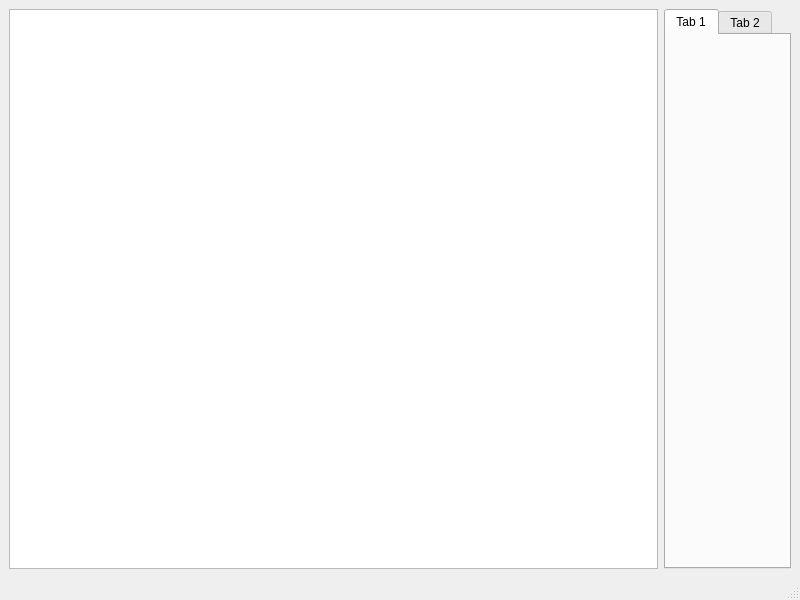
<?xml version="1.0" encoding="UTF-8"?>
<ui version="4.0">
 <class>MainWindow</class>
 <widget class="QMainWindow" name="MainWindow">
  <property name="geometry">
   <rect>
    <x>0</x>
    <y>0</y>
    <width>800</width>
    <height>600</height>
   </rect>
  </property>
  <property name="windowTitle">
   <string>MainWindow</string>
  </property>
  <widget class="QWidget" name="centralwidget">
   <layout class="QHBoxLayout" name="horizontalLayout">
    <item>
     <widget class="QGraphicsView" name="graphicsView"/>
    </item>
    <item>
     <widget class="QTabWidget" name="tabWidget">
      <property name="sizePolicy">
       <sizepolicy hsizetype="Preferred" vsizetype="Expanding">
        <horstretch>0</horstretch>
        <verstretch>0</verstretch>
       </sizepolicy>
      </property>
      <widget class="QWidget" name="tab">
       <attribute name="title">
        <string>Tab 1</string>
       </attribute>
      </widget>
      <widget class="QWidget" name="tab_2">
       <attribute name="title">
        <string>Tab 2</string>
       </attribute>
      </widget>
     </widget>
    </item>
   </layout>
  </widget>
  <widget class="QMenuBar" name="menubar">
   <property name="geometry">
    <rect>
     <x>0</x>
     <y>0</y>
     <width>800</width>
     <height>17</height>
    </rect>
   </property>
  </widget>
  <widget class="QStatusBar" name="statusbar"/>
 </widget>
 <resources/>
 <connections/>
</ui>
